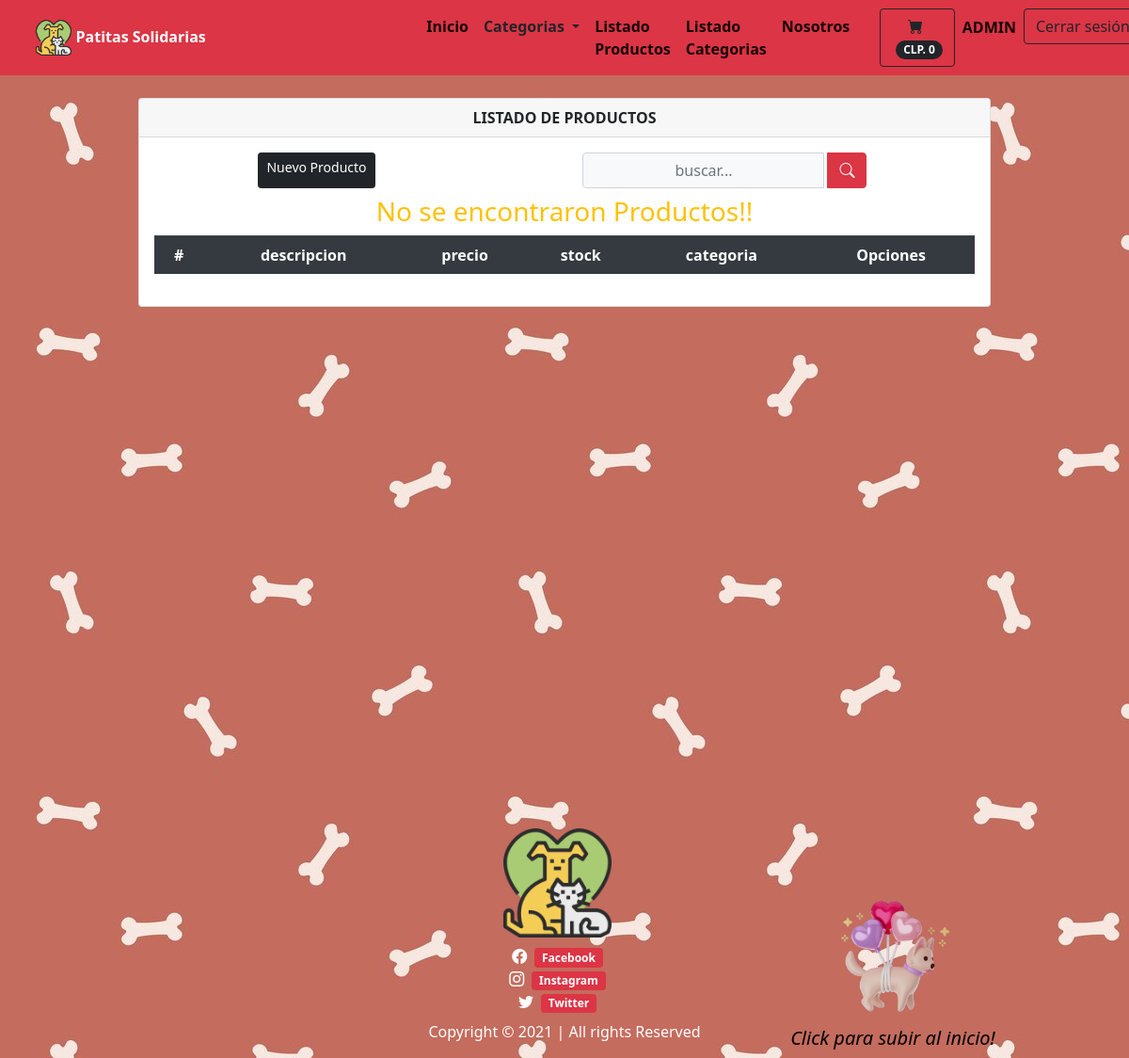
Before: /listarproductos/ (signed in) with the older database file.
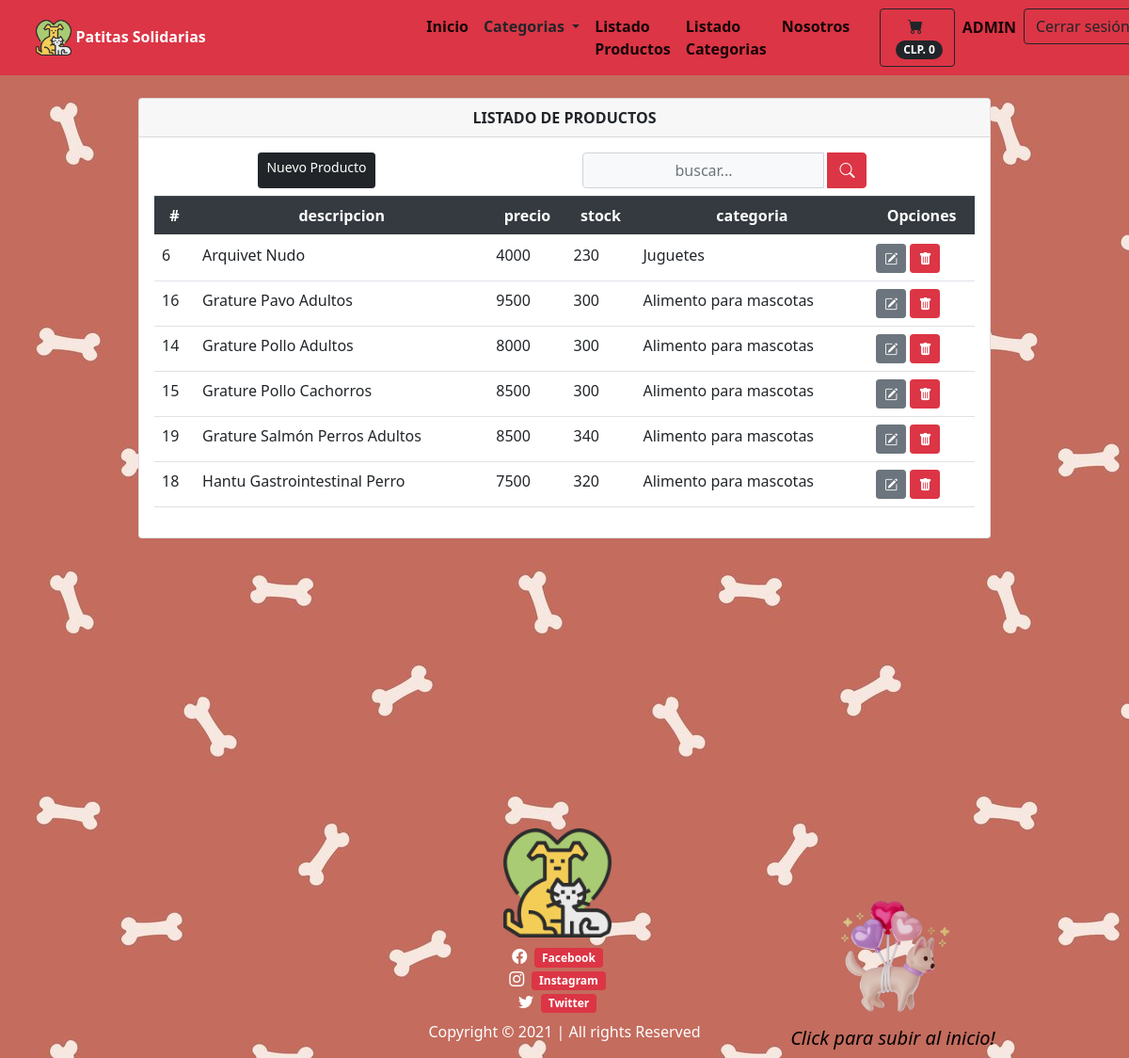
After: the same page with the newer database file.
### tiendita/models.py (models this page shows, shortened)
class Productos(models.Model):
    nombre = models.CharField(max_length=100)
    imagen = models.ImageField(upload_to='imgproductos/%Y/%m/%d', blank=True)
    descripcion = models.CharField(max_length=500)
    precio = models.IntegerField()
    stock = models.IntegerField(null=True, default=0)
    categoria = models.ForeignKey(Categorias, on_delete=models.PROTECT)
    oferta = models.BooleanField(default=False)
    class Meta:
        db_table = 'productos'
        verbose_name = 'Producto'
        verbose_name_plural = 'Productos'
        ordering = ['id']

class Categorias(models.Model):
    nombre = models.CharField(max_length=100)
    def __str__(self):
        return self.nombre
    class Meta:
        db_table = "categorias"
        verbose_name = 'Categoria'
        verbose_name_plural = 'Categorias'
        ordering = ['id']

### tiendita/views.py (the view)
# urls.py: path('listarproductos/', views.listarProductos, name='listarproductos'),
@login_required(login_url='/login')
def listarProductos(request):
    busqueda = request.POST.get("buscador")
    lista_productos = Productos.objects.order_by('nombre')
    page = request.GET.get('page', 1)
    if busqueda:
        lista_productos = Productos.objects.filter(
            Q(nombre__icontains = busqueda) |
            Q(descripcion__icontains = busqueda)
        ).distinct()
    try:
        paginator = Paginator(lista_productos, 6)
        lista_productos = paginator.page(page)
    except:
        raise Http404
    data = {'entity': lista_productos,
            'title': 'LISTADO DE PRODUCTOS',
            'paginator': paginator
            }
    return render(request, 'producto/listar.html', data)

### tiendita/context_processors.py (called while the page is built)
def extras(request):
	lista_categorias = Categorias.objects.all().order_by('nombre')
	return {'categorias':lista_categorias}

def importe_total_carro(request):
    total = 0
    if request.user.is_authenticated:
        if "carro" in request.session:
            for key, value in request.session["carro"].items():
                total = total + int(value["precio"])
    return {"importe_total_carro": total}

### templates/producto/listar.html (shortened to what this page needs)
{% extends 'layouts/tienda.html' %} {% block content %}
<div class="min-vh-100 d-flex flex-colum py-4">
    <div class="container">
        <div class="row justify-content-center">
            <div class="col-lg-10 col-md-6 col-sm-4 animate__animated animate__backInRight animate__delay-0.4s">
                <div class="card">
                    <div class="card-header text-center font-weight-bold">
                        {{ title }}
                    </div>
                    <div class="card-body table-responsive align-items-center">
                        <div class="d-flex mb-2">
                            <a href="/addproducto" class="d-flex inline-block mx-auto btn btn-dark btn-sm" type="submit">
                                Nuevo Producto
                            </a>
                            <form class="d-flex mx-auto d-sm-inlne-block form-inline" method="POST" action="">
                                <div class="input-group">
                                    <input type="text" class="form-control bg-light border-1 small text-center" name="buscador" placeholder="buscar..." value="{{ request.POST.buscador }}">
                                    <div class="input-group-append">
                                        <button class="btn btn-danger mx-1" type="submit">
                                                <i class="bi bi-search bi-sm"></i>
                                            </button>
                                    </div>
                                </div>
                            </form>
                        </div>
                        <table class="table table-condensed">
                            <thead class="thead-dark text-center ">
                                <tr>
                                    <th scope="col">#</th>
                                    <th scope="col">descripcion</th>
                                    <th scope="col">precio</th>
                                    <th scope="col">stock</th>
                                    <th scope="col">categoria</th>
                                    <th colspan="2">Opciones</th>
                                </tr>
                            </thead>
                            <tbody>
                                {% load bootstrap_icons %} {% if entity %} {% for producto in entity %}
                                <tr>
                                    <td>{{ producto.id }}</td>
                                    <td>{{ producto.nombre }}</td>
                                    <td>{{ producto.precio }}</td>
                                    <td>{{ producto.stock }}</td>
                                    <td>{{ producto.categoria }}</td>
                                    <td colspan="2">
                                        <a class="btn btn-secondary btn-sm" href="{% url 'tiendita:editproducto' producto.id %}" type="button"><i class="bi bi-pencil-square"></i></a>
                                        <a class="btn btn-danger btn-sm" href="{% url 'tiendita:deleteProducto' producto.id %}" type="button"><i class="bi bi-trash-fill"></i></a>
                                    </td>
                                </tr>
                                {% endfor %} {% else %}
                                <div class="text-center text-warning">
                                    <h3> No se encontraron Productos!!</h3>
                                </div>
                                {% endif %}
                            </tbody>
                        </table>
                    </div>
                </div>
            </div>
        </div>
    </div>
</div>
{% endblock %}

Changed rows visible on the page:
added Productos: id "6", nombre "Arquivet Nudo", precio "4000", stock "230", categoria "Juguetes"
added Productos: id "16", nombre "Grature Pavo Adultos", precio "9500", stock "300", categoria "Alimento para mascotas"
added Productos: id "14", nombre "Grature Pollo Adultos", precio "8000", stock "300", categoria "Alimento para mascotas"
added Productos: id "15", nombre "Grature Pollo Cachorros", precio "8500", stock "300", categoria "Alimento para mascotas"
added Productos: id "19", nombre "Grature Salmón Perros Adultos", precio "8500", stock "340", categoria "Alimento para mascotas"
added Productos: id "18", nombre "Hantu Gastrointestinal Perro", precio "7500", stock "320", categoria "Alimento para mascotas"
Other visible differences:
text no longer shown: "No se encontraron Productos!!"
